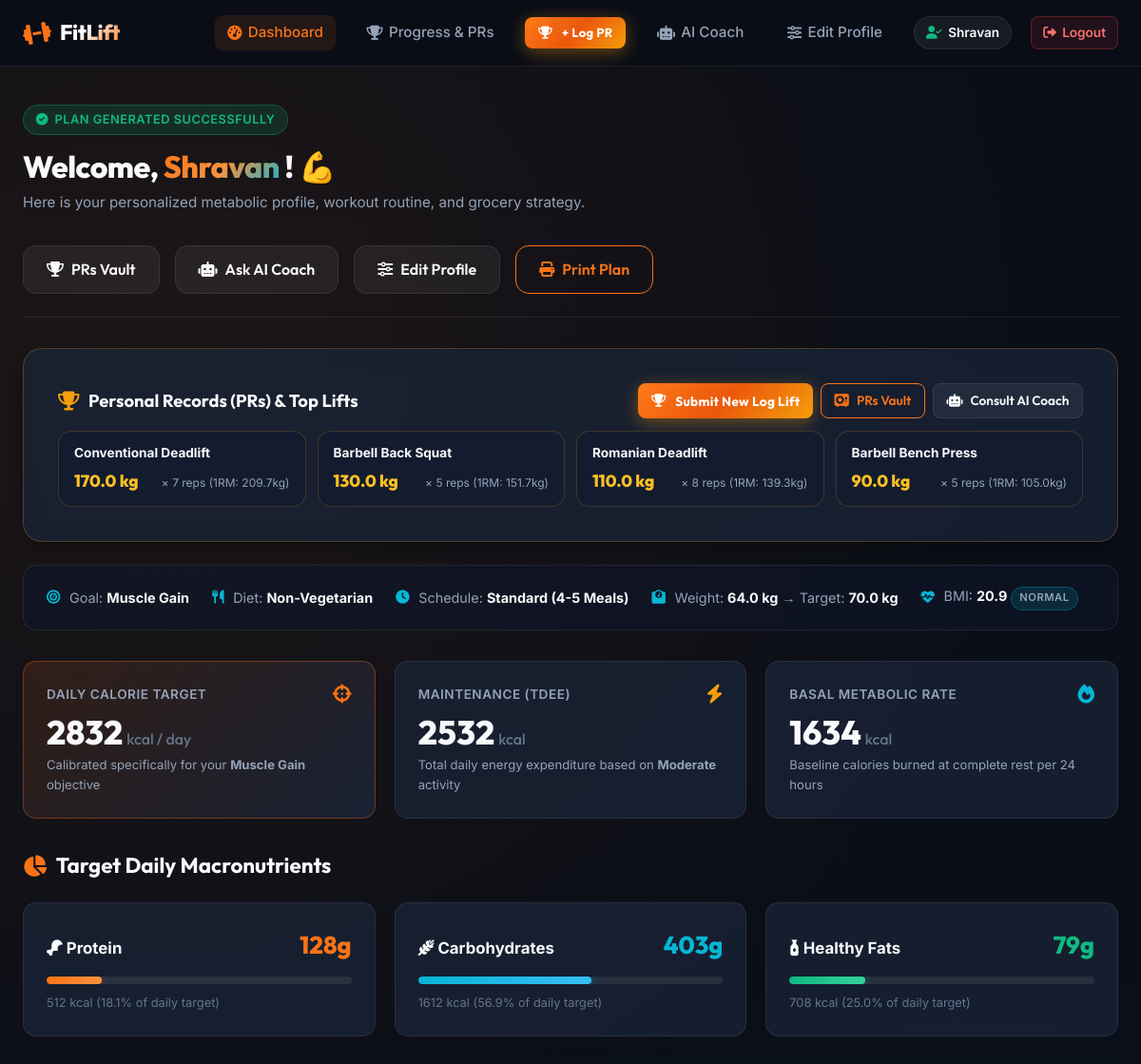
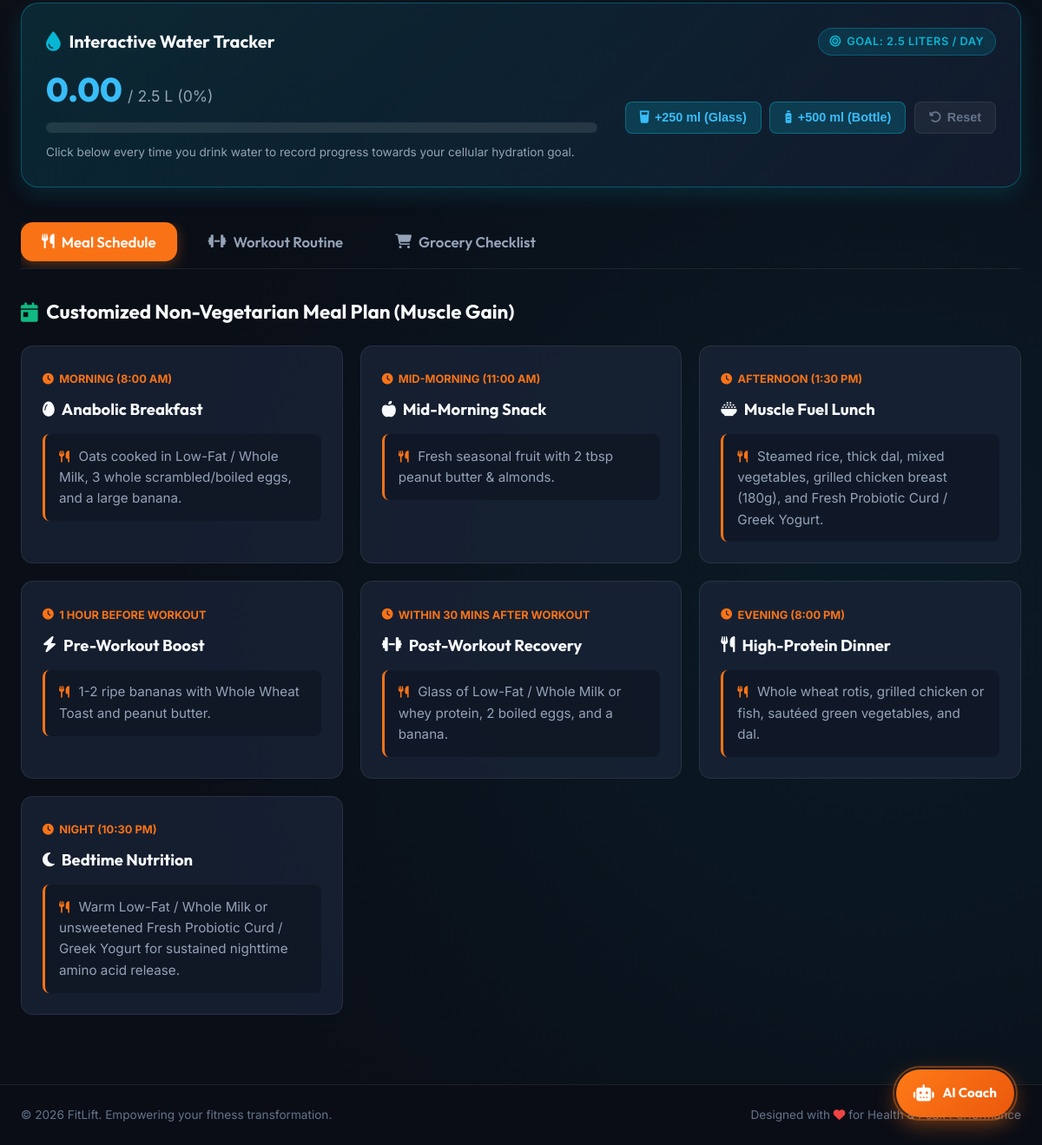
The app's page /dashboard (signed in) with its own data (2 pictures, top to bottom).
### tables this page shows
CREATE TABLE users (
            id INTEGER PRIMARY KEY AUTOINCREMENT,
            name TEXT NOT NULL,
            age INTEGER,
            gender TEXT,
            height REAL,
            weight REAL,
            goal TEXT,
            target_weight REAL,
            activity_level TEXT
        , created_at TEXT DEFAULT NULL, dietary_preference TEXT DEFAULT 'Non-Vegetarian', allergies TEXT DEFAULT 'None', meal_schedule TEXT DEFAULT 'Standard (4-5 Meals)', username TEXT, email TEXT, password_hash TEXT);

CREATE TABLE exercise_records (
            id INTEGER PRIMARY KEY AUTOINCREMENT,
            user_id INTEGER,
            exercise_name TEXT NOT NULL,
            category TEXT NOT NULL,
            weight_lifted REAL NOT NULL,
            reps INTEGER NOT NULL,
            sets INTEGER DEFAULT 1,
            estimated_1rm REAL,
            notes TEXT DEFAULT '',
            logged_date TEXT NOT NULL,
            created_at TEXT DEFAULT CURRENT_TIMESTAMP,
            FOREIGN KEY(user_id) REFERENCES users(id) ON DELETE CASCADE
        );

### app.py (the view)
@app.route("/dashboard")
@login_required
def dashboard():
    user_id = session["user_id"]
    user = get_user_by_id(user_id)
    if not user.get("weight") or not user.get("goal"):
        flash("Please complete your body metrics to generate your custom plan.", "info")
        return redirect(url_for("profile"))
    dietary_preference = user.get("dietary_preference") or "Non-Vegetarian"
    allergies = user.get("allergies") or "None"
    meal_schedule = user.get("meal_schedule") or "Standard (4-5 Meals)"
    metrics = calculate_user_metrics(
        user["age"] or 25,
        user["gender"] or "Male",
        user["height"] or 175.0,
        user["weight"],
        user["goal"],
        user["target_weight"] or user["weight"],
        user["activity_level"] or "Moderate",
        dietary_preference,
        allergies,
        meal_schedule
    )
    top_prs = get_personal_records(user_id=user_id)[:4]
    return render_template(
        "dashboard.html",
        user_id=user_id,
        name=user["name"],
        age=user["age"],
        gender=user["gender"],
        height=user["height"],
        weight=user["weight"],
        target_weight=user["target_weight"],
        goal=user["goal"],
        activity_level=user["activity_level"],
        top_prs=top_prs,
        exercises=DEFAULT_EXERCISES,
        today=datetime.now().strftime("%Y-%m-%d"),
        **metrics
    )

### app.py (called while the page is built)
@app.context_processor
def inject_user():
    user_id = session.get("user_id")
    current_user = get_user_by_id(user_id) if user_id else None
    return dict(current_user=current_user)

def login_required(f):
    @wraps(f)
    def decorated_function(*args, **kwargs):
        if "user_id" not in session:
            flash("Please sign in to access this page.", "warning")
            return redirect(url_for("login", next=request.url))
        return f(*args, **kwargs)
    return decorated_function

### database.py (called while the page is built)
def get_db_connection():
    conn = sqlite3.connect(DB_PATH)
    conn.row_factory = sqlite3.Row
    return conn

def get_user_by_id(user_id):
    if not user_id:
        return None
    conn = get_db_connection()
    cursor = conn.cursor()
    cursor.execute("SELECT * FROM users WHERE id = ?", (user_id,))
    row = cursor.fetchone()
    conn.close()
    return dict(row) if row else None

### templates/dashboard.html (shortened to what this page needs)
{% extends "base.html" %}
{% block content %}
<div class="dashboard-header">
    <div class="dashboard-title">
        <span class="badge badge-green" style="margin-bottom: 0.5rem;">
            <i class="fa-solid fa-check-circle"></i> Plan Generated Successfully
        </span>
        <h1>Welcome, <span class="gradient-text">{{ name }}</span>! 💪</h1>
        <p>Here is your personalized metabolic profile, workout routine, and grocery strategy.</p>
    </div>
    <div class="dashboard-actions">
        <a href="{{ url_for('progress') }}" class="btn btn-secondary">
            <i class="fa-solid fa-trophy"></i> PRs Vault
        </a>
        <a href="{{ url_for('ai_coach') }}" class="btn btn-secondary">
            <i class="fa-solid fa-robot"></i> Ask AI Coach
        </a>
        <a href="{{ url_for('profile') }}" class="btn btn-secondary">
            <i class="fa-solid fa-sliders"></i> Edit Profile
        </a>
        <button onclick="window.print()" class="btn btn-outline">
            <i class="fa-solid fa-print"></i> Print Plan
        </button>
    </div>
</div>
<div class="card" style="margin-bottom: 1.5rem; border-color: rgba(245, 158, 11, 0.25);">
    <div style="display: flex; justify-content: space-between; align-items: center; flex-wrap: wrap; gap: 0.75rem; margin-bottom: 0.85rem;">
        <div style="display: flex; align-items: center; gap: 0.6rem;">
            <i class="fa-solid fa-trophy" style="color: var(--accent-amber); font-size: 1.25rem;"></i>
            <h2 style="font-size: 1.15rem; font-family: var(--font-heading); margin-bottom: 0;">Personal Records (PRs) & Top Lifts</h2>
        </div>
        <div style="display: flex; gap: 0.5rem; flex-wrap: wrap;">
            <button type="button" class="btn btn-primary btn-submit-pr btn-sm" onclick="toggleDashboardLogModal(true)">
                <i class="fa-solid fa-trophy"></i> Submit New Log Lift
            </button>
            <a href="{{ url_for('progress') }}" class="btn btn-outline btn-sm">
                <i class="fa-solid fa-vault"></i> PRs Vault
            </a>
            <a href="{{ url_for('ai_coach') }}" class="btn btn-secondary btn-sm">
                <i class="fa-solid fa-robot"></i> Consult AI Coach
            </a>
        </div>
    </div>
    {% if top_prs and top_prs|length > 0 %}
    <div class="pr-preview-grid">
        {% for pr in top_prs %}
        <div class="pr-preview-chip">
            <div class="pr-preview-name">{{ pr.exercise_name }}</div>
            <div class="pr-preview-stat">
                <span class="pr-preview-weight">{{ pr.weight_lifted }} kg</span>
                <span class="pr-preview-reps">× {{ pr.reps }} reps (1RM: {{ pr.estimated_1rm }}kg)</span>
            </div>
        </div>
        {% endfor %}
    </div>
    {% endif %}
</div>
<div class="user-snapshot">
    <div class="snapshot-item">
        <i class="fa-solid fa-bullseye"></i>
        <span>Goal: <strong>{{ goal }}</strong></span>
    </div>
    <div class="snapshot-item">
        <i class="fa-solid fa-utensils"></i>
        <span>Diet: <strong>{{ dietary_preference }}</strong></span>
    </div>
    <div class="snapshot-item">
        <i class="fa-solid fa-clock"></i>
        <span>Schedule: <strong>{{ meal_schedule }}</strong></span>
    </div>
    <div class="snapshot-item">
        <i class="fa-solid fa-weight-scale"></i>
        <span>Weight: <strong>{{ weight }} kg</strong> &rarr; Target: <strong>{{ target_weight }} kg</strong></span>
    </div>
    <div class="snapshot-item">
        <i class="fa-solid fa-heart-pulse"></i>
        <span>BMI: <strong>{{ bmi }}</strong> <span class="badge badge-cyan" style="font-size: 0.7rem; padding: 0.15rem 0.5rem;">{{ bmi_category }}</span></span>
    </div>
</div>
<div class="metrics-grid">
    <div class="metric-card metric-card-primary">
        <div class="metric-header">
            <span>Daily Calorie Target</span>
            <i class="fa-solid fa-crosshairs"></i>
        </div>
        <div class="metric-value">
            {{ "%.0f"|format(calories) }}<span class="metric-unit">kcal / day</span>
        </div>
        <div class="metric-desc">
            Calibrated specifically for your <strong>{{ goal }}</strong> objective
        </div>
    </div>
    <div class="metric-card">
        <div class="metric-header">
            <span>Maintenance (TDEE)</span>
            <i class="fa-solid fa-bolt" style="color: var(--accent-amber);"></i>
        </div>
        <div class="metric-value">
            {{ "%.0f"|format(tdee) }}<span class="metric-unit">kcal</span>
        </div>
        <div class="metric-desc">
            Total daily energy expenditure based on <strong>{{ activity_level }}</strong> activity
        </div>
    </div>
    <div class="metric-card">
        <div class="metric-header">
            <span>Basal Metabolic Rate</span>
            <i class="fa-solid fa-fire" style="color: var(--accent-cyan);"></i>
        </div>
        <div class="metric-value">
            {{ "%.0f"|format(bmr) }}<span class="metric-unit">kcal</span>
        </div>
        <div class="metric-desc">
            Baseline calories burned at complete rest per 24 hours
        </div>
    </div>
</div>
<h2 class="section-title">
    <i class="fa-solid fa-chart-pie" style="color: var(--primary);"></i>
    Target Daily Macronutrients
</h2>
<div class="macros-grid">
    <div class="macro-card macro-protein">
        <div class="macro-header">
            <span class="macro-name"><i class="fa-solid fa-drumstick-bite"></i> Protein</span>
            <span class="macro-amount">{{ "%.0f"|format(protein) }}g</span>
        </div>
        <div class="macro-bar-bg">
            <div class="macro-bar-fill" style="width: {{ protein_pct }}%;"></div>
        </div>
        <div class="macro-cal-note">
            {{ "%.0f"|format(protein * 4) }} kcal ({{ protein_pct }}% of daily target)
        </div>
    </div>
    <div class="macro-card macro-carbs">
        <div class="macro-header">
            <span class="macro-name"><i class="fa-solid fa-wheat-awn"></i> Carbohydrates</span>
            <span class="macro-amount">{{ "%.0f"|format(carbs) }}g</span>
        </div>
        <div class="macro-bar-bg">
            <div class="macro-bar-fill" style="width: {{ carbs_pct }}%;"></div>
        </div>
        <div class="macro-cal-note">
            {{ "%.0f"|format(carbs * 4) }} kcal ({{ carbs_pct }}% of daily target)
        </div>
    </div>
    <div class="macro-card macro-fats">
        <div class="macro-header">
            <span class="macro-name"><i class="fa-solid fa-bottle-droplet"></i> Healthy Fats</span>
            <span class="macro-amount">{{ "%.0f"|format(fat) }}g</span>
        </div>
        <div class="macro-bar-bg">
            <div class="macro-bar-fill" style="width: {{ fat_pct }}%;"></div>
        </div>
        <div class="macro-cal-note">
            {{ "%.0f"|format(fat * 9) }} kcal ({{ fat_pct }}% of daily target)
        </div>
    </div>
</div>
<div class="water-tracker-card" id="waterTracker" data-target="{{ water_liters }}" data-user="{{ name }}">
    <div class="water-tracker-header">
        <div class="water-tracker-title">
            <i class="fa-solid fa-droplet"></i>
            <span>Interactive Water Tracker</span>
        </div>
        <span class="badge badge-cyan">
            <i class="fa-solid fa-bullseye"></i> Goal: {{ water_liters }} Liters / Day
        </span>
    </div>
    <div class="water-tracker-body">
        <div class="water-status-info">
            <div class="water-amount-display">
                <span class="water-current-liters" id="currentWaterLiters">0.0</span>
                <span class="water-target-liters">/ {{ water_liters }} L (<span id="waterPercent">0</span>%)</span>
            </div>
            <div class="water-progress-bar">
            </div>
            <p style="font-size: 0.85rem; color: var(--text-secondary); margin-top: 0.25rem;">
                Click below every time you drink water to record progress towards your cellular hydration goal.
            </p>
        </div>
        <div class="water-actions">
            <button type="button" class="water-btn" onclick="addWater(0.25)">
                <i class="fa-solid fa-glass-water"></i> +250 ml (Glass)
            </button>
            <button type="button" class="water-btn" onclick="addWater(0.5)">
                <i class="fa-solid fa-bottle-water"></i> +500 ml (Bottle)
            </button>
            <button type="button" class="water-btn water-btn-reset" onclick="resetWater()">
                <i class="fa-solid fa-rotate-left"></i> Reset
            </button>
        </div>
    </div>
</div>
<div class="tabs-nav">
    <button class="tab-btn active" onclick="switchTab(event, 'tab-meals')">
        <i class="fa-solid fa-utensils"></i> Meal Schedule
    </button>
    <button class="tab-btn" onclick="switchTab(event, 'tab-workout')">
        <i class="fa-solid fa-dumbbell"></i> Workout Routine
    </button>
    <button class="tab-btn" onclick="switchTab(event, 'tab-grocery')">
        <i class="fa-solid fa-cart-shopping"></i> Grocery Checklist
    </button>
</div>
<div id="tab-meals" class="tab-pane active">
    <h2 class="section-title">
        <i class="fa-solid fa-calendar-day" style="color: var(--accent-green);"></i>
        Customized {{ dietary_preference }} Meal Plan ({{ goal }})
    </h2>
    <div class="meal-cards-container">
        {% for meal in diet_meals %}
        <div class="meal-card">
            <div class="meal-badge">
                <i class="fa-solid fa-clock"></i> {{ meal.timing }}
            </div>
            <div class="meal-title">
                <i class="{{ meal.icon }}"></i> {{ meal.title }}
            </div>
            <div class="meal-food-text">
                <i class="fa-solid fa-utensils" style="color: var(--primary); margin-right: 0.4rem; font-size: 0.85rem;"></i>
                {{ meal.food if meal.food is defined else meal['items'] }}
            </div>
        </div>
        {% endfor %}
    </div>
</div>
{% endblock %}

### templates/base.html (shortened to what this page needs)
<!DOCTYPE html>
<html lang="en">
<head>
    <link rel="stylesheet" href="https://cdnjs.cloudflare.com/ajax/libs/font-awesome/6.5.1/css/all.min.css">
    <link rel="stylesheet" href="{{ url_for('static', filename='css/style.css') }}">
</head>
<body>
    <nav class="navbar">
        <div class="nav-container">
            <a href="{% if current_user %}{{ url_for('dashboard') }}{% else %}{{ url_for('login') }}{% endif %}" class="brand-logo">
                <i class="fa-solid fa-dumbbell"></i>
                <span>FitLift</span>
            </a>
            <ul class="nav-links">
                {% if current_user %}
                <li><a href="{{ url_for('dashboard') }}" class="nav-link {% if request.endpoint == 'dashboard' %}active{% endif %}"><i class="fa-solid fa-gauge-high"></i> Dashboard</a></li>
                <li><a href="{{ url_for('progress') }}" class="nav-link {% if request.endpoint == 'progress' %}active{% endif %}"><i class="fa-solid fa-trophy"></i> Progress & PRs</a></li>
                <li>
                    <a href="{{ url_for('progress') }}" class="btn btn-primary btn-submit-pr btn-sm" style="padding: 0.35rem 0.85rem; font-size: 0.82rem; text-decoration: none; border-radius: var(--radius-sm);" title="Record new lift to PR Vault">
                        <i class="fa-solid fa-trophy"></i> + Log PR
                    </a>
                </li>
                <li><a href="{{ url_for('ai_coach') }}" class="nav-link {% if request.endpoint == 'ai_coach' %}active{% endif %}"><i class="fa-solid fa-robot"></i> AI Coach</a></li>
                <li><a href="{{ url_for('profile') }}" class="nav-link {% if request.endpoint == 'profile' %}active{% endif %}"><i class="fa-solid fa-sliders"></i> Edit Profile</a></li>
                <li class="user-pill-container">
                    <span class="user-pill"><i class="fa-solid fa-user-check"></i> {{ current_user.name.split(' ')[0] }}</span>
                </li>
                <li><a href="{{ url_for('logout') }}" class="btn-logout" title="Sign Out"><i class="fa-solid fa-right-from-bracket"></i> Logout</a></li>
                {% endif %}
            </ul>
        </div>
    </nav>
    <main class="main-content">
        {% block content %}{% endblock %}
    </main>
    <footer class="footer">
        <div class="footer-content">
            <p>&copy; 2026 FitLift. Empowering your fitness transformation.</p>
            <p>Designed with <i class="fa-solid fa-heart footer-heart"></i> for Health & Peak Performance</p>
        </div>
    </footer>
    {% if current_user %}
    <div id="floatingAiToggle" class="floating-ai-btn" onclick="toggleFloatingDrawer()" title="Ask FitAI Situational Coach">
        <div class="floating-ai-icon">
            <i class="fa-solid fa-robot"></i>
        </div>
        <span class="floating-ai-label">AI Coach</span>
        <span class="floating-ai-glow-ring"></span>
    </div>
    {% endif %}
</body>
</html>

### records on screen
users: name "Shravan", goal "Muscle Gain", dietary_preference "Non-Vegetarian", meal_schedule "Standard (4-5 Meals)", weight "64.0", target_weight "70.0", activity_level "Moderate"
exercise_records: exercise_name "Conventional Deadlift", weight_lifted "170.0", reps "7", estimated_1rm "209.7"
exercise_records: exercise_name "Barbell Back Squat", weight_lifted "130.0", reps "5", estimated_1rm "151.7"
exercise_records: exercise_name "Romanian Deadlift", weight_lifted "110.0", reps "8", estimated_1rm "139.3"
exercise_records: exercise_name "Barbell Bench Press", weight_lifted "90.0", reps "5", estimated_1rm "105.0"

### other values on screen
{{ bmi }} "20.9"
{{ bmi_category }} "NORMAL"
{{ "%.0f"|format(calories) }} "2832"
{{ "%.0f"|format(tdee) }} "2532"
{{ "%.0f"|format(bmr) }} "1634"
{{ "%.0f"|format(protein) }} "128"
{{ "%.0f"|format(protein * 4) }} "512"
{{ protein_pct }} "18.1"
{{ "%.0f"|format(carbs) }} "403"
{{ "%.0f"|format(carbs * 4) }} "1612"
{{ carbs_pct }} "56.9"
{{ "%.0f"|format(fat) }} "79"
{{ "%.0f"|format(fat * 9) }} "708"
{{ fat_pct }} "25.0"
{{ water_liters }} "2.5"
